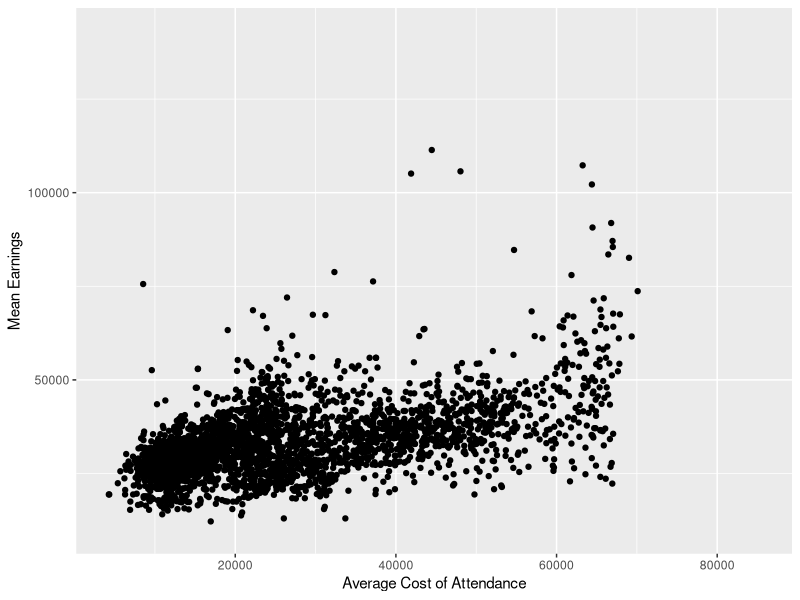
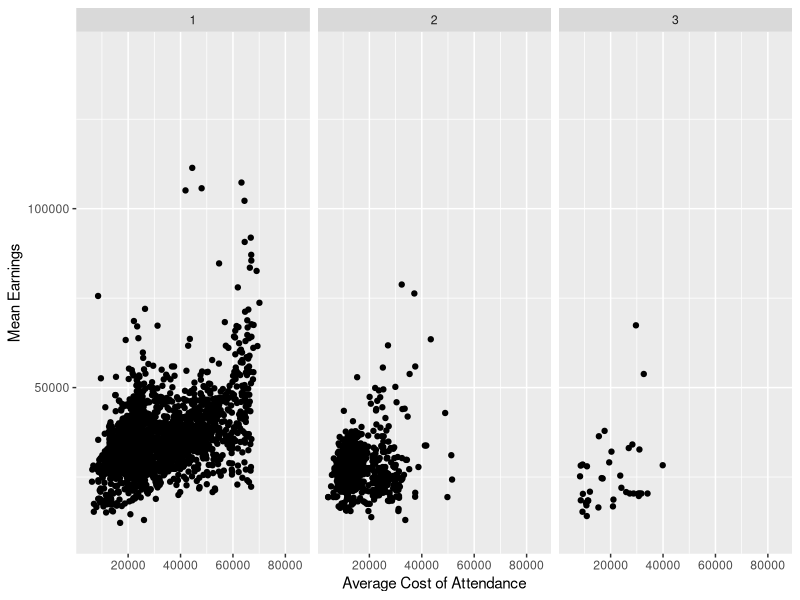
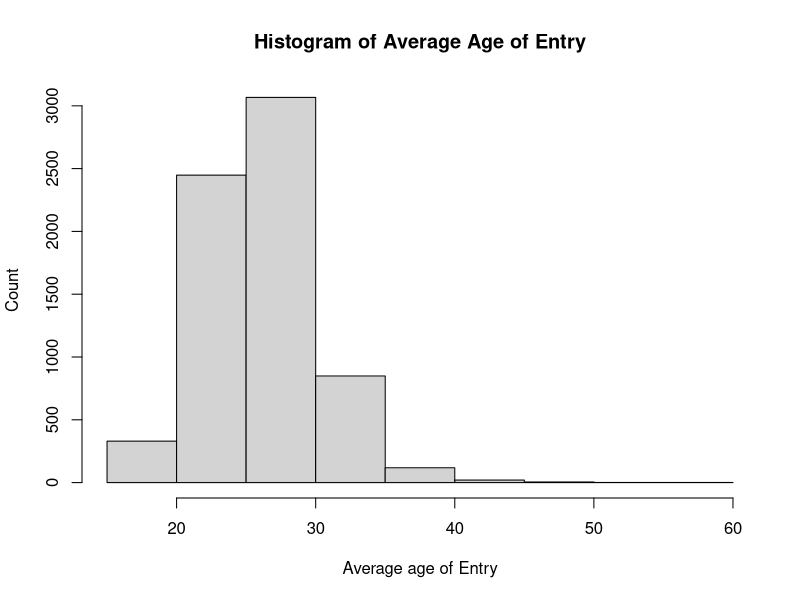
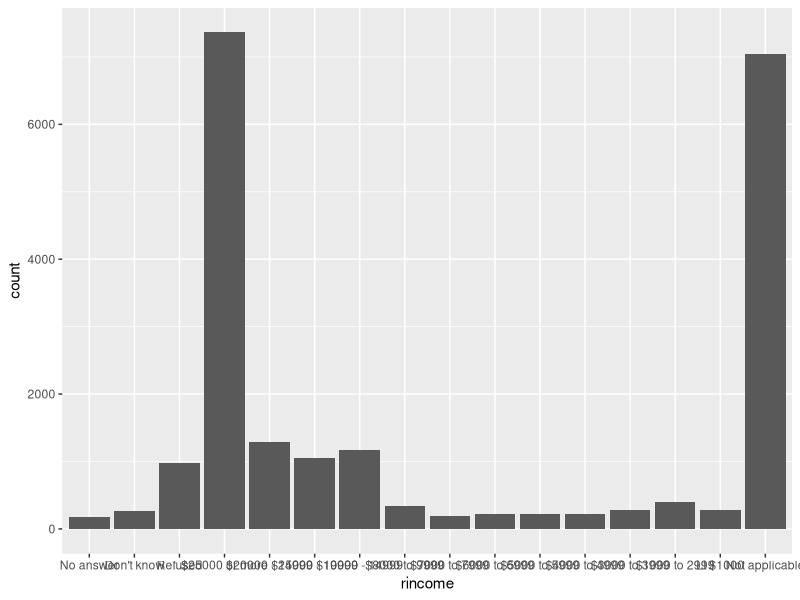
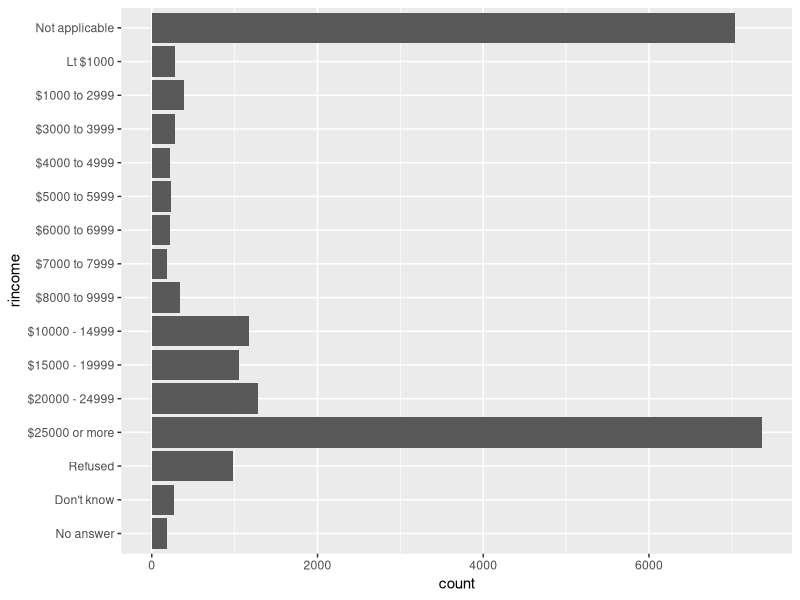

Here is the R script that generated these plots, in order:
## ---- chunk 1
knitr::opts_chunk$set(echo = TRUE)
options(scipen = 999)
## ---- chunk 2
library(tidyverse)		
library(stringr)           
library(dplyr)
library(ggplot2)		
library(tidyr)              
library(reshape2)
library(readr)			
library(forcats)
library(ggthemes)
## ---- chunk 3
college <- read_csv("college_score.csv")
str(college)
## ---- chunk 4
college$MN_EARN_WNE_P6<- as.numeric(as.character(college$MN_EARN_WNE_P6))
college$GRAD_DEBT_MDN<- as.numeric(as.character(college$GRAD_DEBT_MDN))
college$AGE_ENTRY<- as.numeric(as.character(college$AGE_ENTRY))

## ---- chunk 5
college %>% 
  ggplot(aes(COSTT4_A, MN_EARN_WNE_P6)) +
  geom_point() +
  labs(x = "Average Cost of Attendance", y = "Mean Earnings", main = "Relation between Attendance cost and Average Earnings")

college %>% 
  ggplot(aes(COSTT4_A, MN_EARN_WNE_P6)) +
  geom_point() +
  labs(x = "Average Cost of Attendance", y = "Mean Earnings", main = "Relation between Attendance cost and Average Earnings") +
  facet_wrap(~ICLEVEL)

## ---- chunk 6
hist(college$AGE_ENTRY, xlab = "Average age of Entry", ylab = "Count", main = "Histogram of Average Age of Entry")
## ---- chunk 7
college %>% 
  select(INSTNM, AGE_ENTRY) %>% 
  arrange(desc(AGE_ENTRY)) %>% 
  head(n = 10)
## ---- chunk 8
americandf <- college %>% 
  filter(str_detect(INSTNM, "American University"))
americandf
## ---- chunk 9
college %>%
  filter(SAT_AVG > 1000) %>% 
  count()
## ---- chunk 10
college %>% 
  arrange(desc(SAT_AVG)) %>% 
  head(n = 10)
## ---- chunk 11
class(gss_cat$rincome)
ggplot(gss_cat, aes(rincome)) +
  geom_bar()
## ---- chunk 12
ggplot(gss_cat, aes(rincome)) +
  geom_bar() +
  coord_flip()
## ---- chunk 13
str(tips)
## ---- chunk 14
levels(tips$day)
## ---- chunk 15
table(tips$day)
## ---- chunk 16


## ---- chunk 17

## ---- chunk 18
str_subset(stringr::words, "tion|ing")
